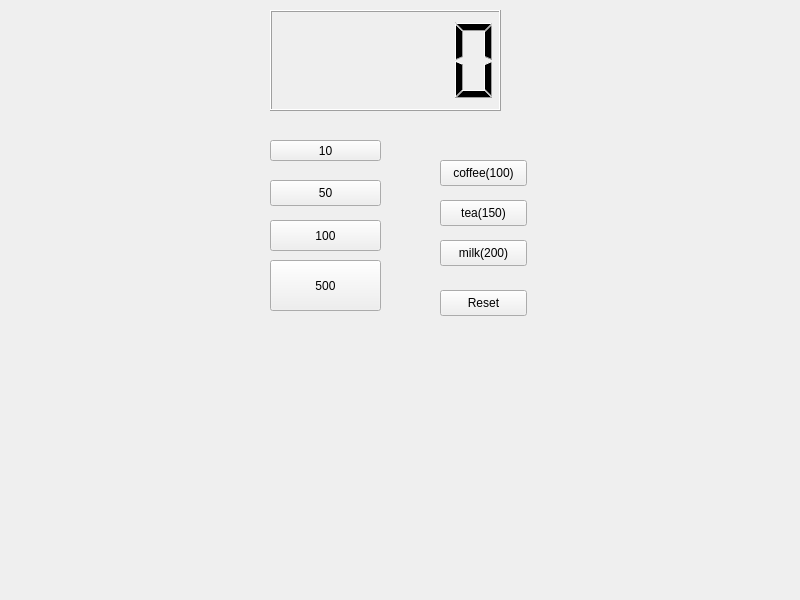
<?xml version="1.0" encoding="UTF-8"?>
<ui version="4.0">
 <class>Widget</class>
 <widget class="QWidget" name="Widget">
  <property name="geometry">
   <rect>
    <x>0</x>
    <y>0</y>
    <width>800</width>
    <height>600</height>
   </rect>
  </property>
  <property name="windowTitle">
   <string>Widget</string>
  </property>
  <widget class="QLCDNumber" name="lcdNumber">
   <property name="geometry">
    <rect>
     <x>270</x>
     <y>10</y>
     <width>231</width>
     <height>101</height>
    </rect>
   </property>
  </widget>
  <widget class="QPushButton" name="pb_10">
   <property name="geometry">
    <rect>
     <x>270</x>
     <y>140</y>
     <width>111</width>
     <height>21</height>
    </rect>
   </property>
   <property name="text">
    <string>10</string>
   </property>
  </widget>
  <widget class="QPushButton" name="push_50">
   <property name="geometry">
    <rect>
     <x>270</x>
     <y>180</y>
     <width>111</width>
     <height>26</height>
    </rect>
   </property>
   <property name="text">
    <string>50</string>
   </property>
  </widget>
  <widget class="QPushButton" name="push_100">
   <property name="geometry">
    <rect>
     <x>270</x>
     <y>220</y>
     <width>111</width>
     <height>31</height>
    </rect>
   </property>
   <property name="text">
    <string>100</string>
   </property>
  </widget>
  <widget class="QPushButton" name="push_500">
   <property name="geometry">
    <rect>
     <x>270</x>
     <y>260</y>
     <width>111</width>
     <height>51</height>
    </rect>
   </property>
   <property name="text">
    <string>500</string>
   </property>
  </widget>
  <widget class="QPushButton" name="pb_coffee">
   <property name="geometry">
    <rect>
     <x>440</x>
     <y>160</y>
     <width>87</width>
     <height>26</height>
    </rect>
   </property>
   <property name="text">
    <string>coffee(100)</string>
   </property>
  </widget>
  <widget class="QPushButton" name="pb_tea">
   <property name="geometry">
    <rect>
     <x>440</x>
     <y>200</y>
     <width>87</width>
     <height>26</height>
    </rect>
   </property>
   <property name="text">
    <string>tea(150)</string>
   </property>
  </widget>
  <widget class="QPushButton" name="pb_milk">
   <property name="geometry">
    <rect>
     <x>440</x>
     <y>240</y>
     <width>87</width>
     <height>26</height>
    </rect>
   </property>
   <property name="text">
    <string>milk(200)</string>
   </property>
  </widget>
  <widget class="QPushButton" name="pbReset">
   <property name="geometry">
    <rect>
     <x>440</x>
     <y>290</y>
     <width>87</width>
     <height>26</height>
    </rect>
   </property>
   <property name="text">
    <string>Reset</string>
   </property>
  </widget>
 </widget>
 <resources/>
 <connections/>
</ui>
